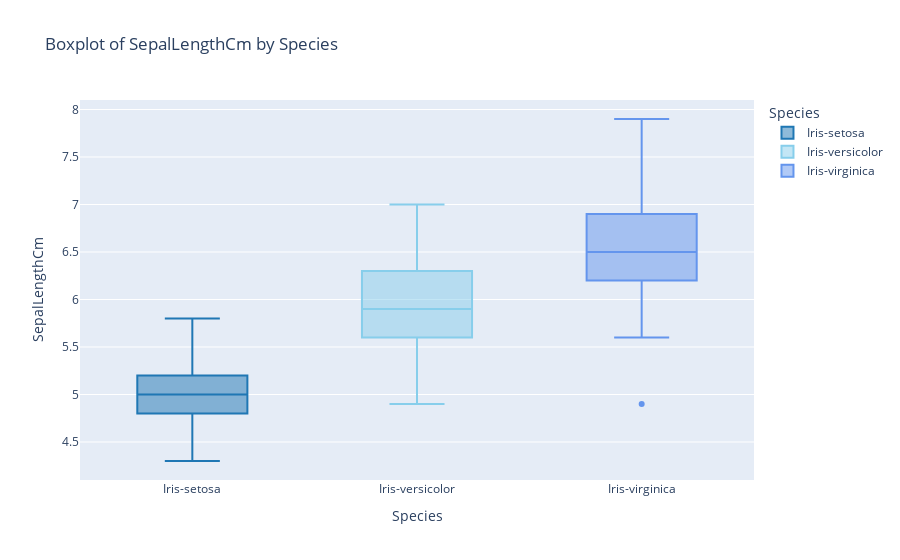

Notebook source saved alongside this figure:
### Markdown cell above
### <span style='color:#074173'> <b>❓ SepalLengthCm vs. Species</b> </span>

### Code cell
fig_boxplot = px.box(df, x="Species", y="SepalLengthCm", title="Boxplot of SepalLengthCm by Species",
                     color='Species',  
                     color_discrete_sequence=custom_colors 
                    )
fig_boxplot.update_layout(xaxis_title="Species", yaxis_title="SepalLengthCm")
fig_boxplot.show()

### Figure 1 — Plotly figure (JSON) as saved in the notebook; plotly's stock layout.template omitted (floating-point values rounded to 4 significant figures)
{"data": [{"alignmentgroup": "True", "hovertemplate": "Species=%{x}<br>SepalLengthCm=%{y}<extra></extra>", "legendgroup": "Iris-setosa", "marker": {"color": "#1f77b4"}, "name": "Iris-setosa", "notched": false, "offsetgroup": "Iris-setosa", "orientation": "v", "showlegend": true, "type": "box", "x": ["Iris-setosa", "Iris-setosa", "Iris-setosa", "Iris-setosa", "Iris-setosa", "Iris-setosa", "Iris-setosa", "Iris-setosa", "Iris-setosa", "Iris-setosa", "Iris-setosa", "Iris-setosa", "Iris-setosa", "Iris-setosa", "Iris-setosa", "Iris-setosa", "Iris-setosa", "Iris-setosa", "Iris-setosa", "Iris-setosa", "Iris-setosa", "Iris-setosa", "Iris-setosa", "Iris-setosa", "Iris-setosa", "Iris-setosa", "Iris-setosa", "Iris-setosa", "Iris-setosa", "Iris-setosa", "Iris-setosa", "Iris-setosa", "Iris-setosa", "Iris-setosa", "Iris-setosa", "Iris-setosa", "Iris-setosa", "Iris-setosa", "Iris-setosa", "Iris-setosa", "Iris-setosa", "Iris-setosa", "Iris-setosa", "Iris-setosa", "Iris-setosa", "Iris-setosa", "Iris-setosa", "Iris-setosa", "Iris-setosa", "Iris-setosa"], "x0": " ", "xaxis": "x", "y": [5.1, 4.9, 4.7, 4.6, 5, 5.4, 4.6, 5, 4.4, 4.9, 5.4, 4.8, 4.8, 4.3, 5.8, 5.7, 5.4, 5.1, 5.7, 5.1, 5.4, 5.1, 4.6, 5.1, 4.8, 5, 5, 5.2, 5.2, 4.7, 4.8, 5.4, 5.2, 5.5, 4.9, 5, 5.5, 4.9, 4.4, 5.1, 5, 4.5, 4.4, 5, 5.1, 4.8, 5.1, 4.6, 5.3, 5], "y0": " ", "yaxis": "y"}, {"alignmentgroup": "True", "hovertemplate": "Species=%{x}<br>SepalLengthCm=%{y}<extra></extra>", "legendgroup": "Iris-versicolor", "marker": {"color": "skyblue"}, "name": "Iris-versicolor", "notched": false, "offsetgroup": "Iris-versicolor", "orientation": "v", "showlegend": true, "type": "box", "x": ["Iris-versicolor", "Iris-versicolor", "Iris-versicolor", "Iris-versicolor", "Iris-versicolor", "Iris-versicolor", "Iris-versicolor", "Iris-versicolor", "Iris-versicolor", "Iris-versicolor", "Iris-versicolor", "Iris-versicolor", "Iris-versicolor", "Iris-versicolor", "Iris-versicolor", "Iris-versicolor", "Iris-versicolor", "Iris-versicolor", "Iris-versicolor", "Iris-versicolor", "Iris-versicolor", "Iris-versicolor", "Iris-versicolor", "Iris-versicolor", "Iris-versicolor", "Iris-versicolor", "Iris-versicolor", "Iris-versicolor", "Iris-versicolor", "Iris-versicolor", "Iris-versicolor", "Iris-versicolor", "Iris-versicolor", "Iris-versicolor", "Iris-versicolor", "Iris-versicolor", "Iris-versicolor", "Iris-versicolor", "Iris-versicolor", "Iris-versicolor", "Iris-versicolor", "Iris-versicolor", "Iris-versicolor", "Iris-versicolor", "Iris-versicolor", "Iris-versicolor", "Iris-versicolor", "Iris-versicolor", "Iris-versicolor", "Iris-versicolor"], "x0": " ", "xaxis": "x", "y": [7, 6.4, 6.9, 5.5, 6.5, 5.7, 6.3, 4.9, 6.6, 5.2, 5, 5.9, 6, 6.1, 5.6, 6.7, 5.6, 5.8, 6.2, 5.6, 5.9, 6.1, 6.3, 6.1, 6.4, 6.6, 6.8, 6.7, 6, 5.7, 5.5, 5.5, 5.8, 6, 5.4, 6, 6.7, 6.3, 5.6, 5.5, 5.5, 6.1, 5.8, 5, 5.6, 5.7, 5.7, 6.2, 5.1, 5.7], "y0": " ", "yaxis": "y"}, {"alignmentgroup": "True", "hovertemplate": "Species=%{x}<br>SepalLengthCm=%{y}<extra></extra>", "legendgroup": "Iris-virginica", "marker": {"color": "cornflowerblue"}, "name": "Iris-virginica", "notched": false, "offsetgroup": "Iris-virginica", "orientation": "v", "showlegend": true, "type": "box", "x": ["Iris-virginica", "Iris-virginica", "Iris-virginica", "Iris-virginica", "Iris-virginica", "Iris-virginica", "Iris-virginica", "Iris-virginica", "Iris-virginica", "Iris-virginica", "Iris-virginica", "Iris-virginica", "Iris-virginica", "Iris-virginica", "Iris-virginica", "Iris-virginica", "Iris-virginica", "Iris-virginica", "Iris-virginica", "Iris-virginica", "Iris-virginica", "Iris-virginica", "Iris-virginica", "Iris-virginica", "Iris-virginica", "Iris-virginica", "Iris-virginica", "Iris-virginica", "Iris-virginica", "Iris-virginica", "Iris-virginica", "Iris-virginica", "Iris-virginica", "Iris-virginica", "Iris-virginica", "Iris-virginica", "Iris-virginica", "Iris-virginica", "Iris-virginica", "Iris-virginica", "Iris-virginica", "Iris-virginica", "Iris-virginica", "Iris-virginica", "Iris-virginica", "Iris-virginica", "Iris-virginica", "Iris-virginica", "Iris-virginica", "Iris-virginica"], "x0": " ", "xaxis": "x", "y": [6.3, 5.8, 7.1, 6.3, 6.5, 7.6, 4.9, 7.3, 6.7, 7.2, 6.5, 6.4, 6.8, 5.7, 5.8, 6.4, 6.5, 7.7, 7.7, 6, 6.9, 5.6, 7.7, 6.3, 6.7, 7.2, 6.2, 6.1, 6.4, 7.2, 7.4, 7.9, 6.4, 6.3, 6.1, 7.7, 6.3, 6.4, 6, 6.9, 6.7, 6.9, 5.8, 6.8, 6.7, 6.7, 6.3, 6.5, 6.2, 5.9], "y0": " ", "yaxis": "y"}], "layout": {"boxmode": "overlay", "legend": {"title": {"text": "Species"}, "tracegroupgap": 0}, "title": {"text": "Boxplot of SepalLengthCm by Species"}, "xaxis": {"anchor": "y", "categoryarray": ["Iris-setosa", "Iris-versicolor", "Iris-virginica"], "categoryorder": "array", "domain": [0, 1], "title": {"text": "Species"}}, "yaxis": {"anchor": "x", "domain": [0, 1], "title": {"text": "SepalLengthCm"}}}}
